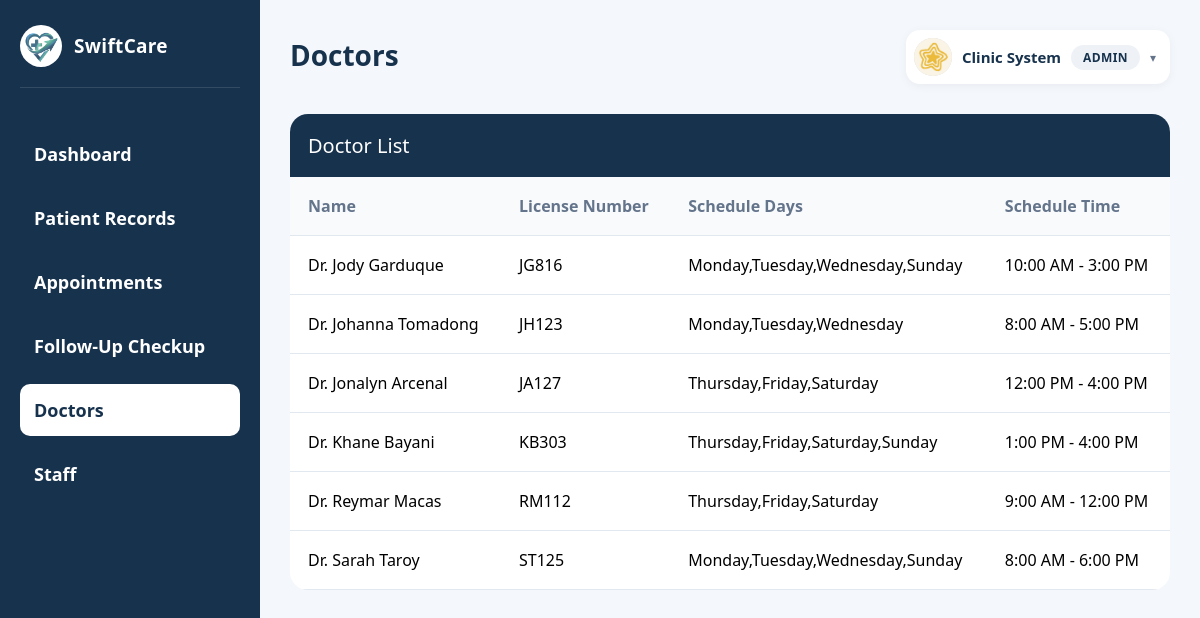
Before: /view/admin/admin_doctors.php (signed in) with the older database file.
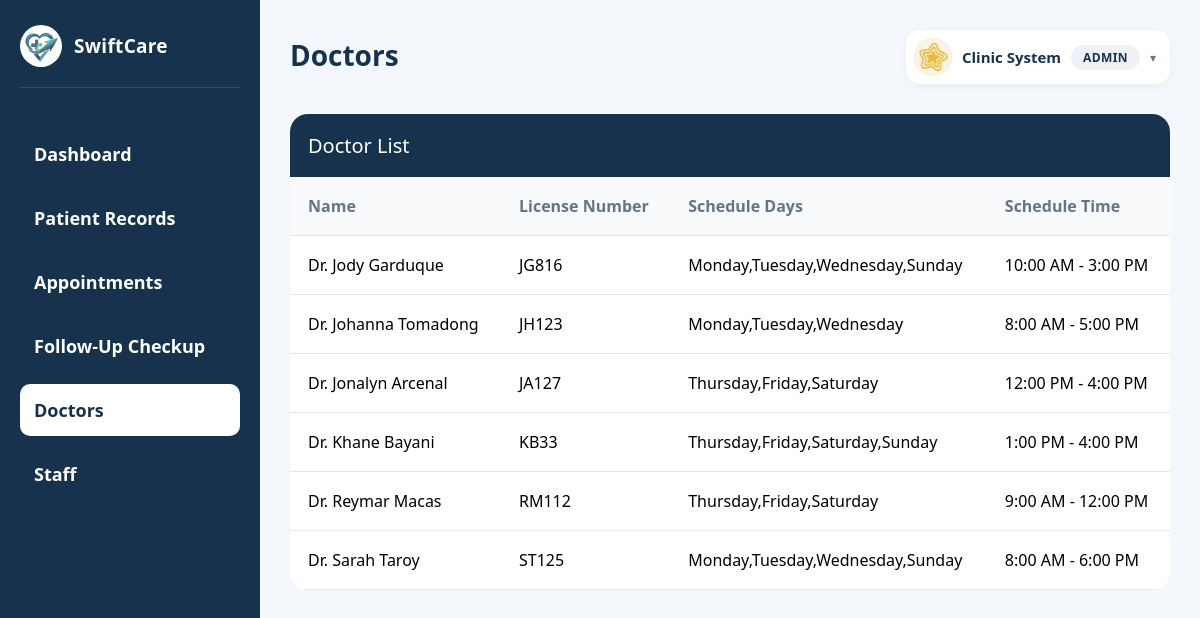
After: the same page with the newer database file.
### tables this page shows
CREATE TABLE `users` (
  `id` int(11) NOT NULL,
  `role` enum('admin','doctor','patient') NOT NULL,
  `first_name` varchar(100) NOT NULL,
  `last_name` varchar(100) NOT NULL,
  `email` varchar(100) NOT NULL,
  `username` varchar(100) DEFAULT NULL,
  `license_number` varchar(50) DEFAULT NULL,
  `schedule_days` varchar(200) DEFAULT NULL,
  `schedule_time_start` varchar(20) DEFAULT NULL,
  `schedule_time_end` varchar(20) DEFAULT NULL,
  `profile_photo` varchar(255) DEFAULT NULL,
  `password` varchar(255) NOT NULL,
  `created_at` timestamp NOT NULL DEFAULT current_timestamp()
);

### model/User.php (called while the page is built, shortened)
<?php
class User {
    private $conn;
    function __construct($db){
        $this->conn = $db;
    }
    function getUserById($id){
        $query = "SELECT * FROM users WHERE id = :id";
        $stmt = $this->conn->prepare($query);
        $stmt->bindParam(":id", $id);
        $stmt->execute();
        return $stmt->fetch(PDO::FETCH_ASSOC);
    }
    function getAllDoctors(){
        $query = "SELECT * FROM users WHERE role = 'doctor' ORDER BY first_name ASC";
        $stmt = $this->conn->prepare($query);
        $stmt->execute();
        return $stmt;
    }
}

### view/admin/admin_doctors.php (the view, shortened to what this page needs)
<?php
require_once 'C:\xampp\htdocs\clinic1\model\User.php';
$database = new Database();
$conn = $database->connect();
$user = new User($conn);
$user_info = $user->getUserById($_SESSION['user_id']);
$doctors_result = $user->getAllDoctors();
?>
<!DOCTYPE html>
<html lang="en">
<head>
    <link rel="stylesheet" href="../css/admin_dashboard.css">
    <link rel="stylesheet" href="../css/admin_patients.css">
</head>
<body>
<div class="dashboard-container">
    <aside class="sidebar">
        <div class="sidebar-top">
            <img src="http://localhost/clinic1/logo.jpg" class="sidebar-logo">
            <div class="sidebar-clinic-name">
                <h2>SwiftCare</h2>
            </div>
        </div>
        <nav class="sidebar-menu">
            <a href="http://localhost/clinic1/view/admin/admin_dashboard.php" class="menu-item">Dashboard</a>
            <a href="http://localhost/clinic1/view/admin/admin_patientRecord.php" class="menu-item">Patient Records</a>
            <a href="http://localhost/clinic1/view/admin/admin_appointments.php" class="menu-item">Appointments</a>
            <a href="http://localhost/clinic1/view/admin/admin_followup.php" class="menu-item">Follow-Up Checkup</a>
            <a href="http://localhost/clinic1/view/admin/admin_doctors.php" class="menu-item active">Doctors</a>
            <a href="http://localhost/clinic1/view/admin/admin_staff.php" class="menu-item">Staff</a>
        </nav>
    </aside>
    <main class="main-content">
        <header class="topbar">
            <div class="topbar-left">
                <div class="clinic-text">
                    <h1>Doctors</h1>
                </div>
            </div>
            <div class="user-menu">
                <button type="button" class="user-menu-toggle" onclick="toggleUserMenu(this)">
                    <?php if(!empty($user_info['profile_photo'])): ?>
                    <img src="../../uploads/<?php echo $user_info['profile_photo']; ?>" class="user-avatar" style="object-fit: cover;">
                    <?php else: ?>
                    <div class="user-avatar"></div>
                    <?php endif; ?>
                    <span class="user-name"><?php echo $_SESSION['name']; ?></span>
                    <span class="user-role-badge">Admin</span>
                    <span class="dropdown-arrow">&#9662;</span>
                </button>
            </div>
        </header>
        <section class="table-section">
            <div class="section-header">
                Doctor List
            </div>
            <table class="appointment-table">
                <thead>
                    <tr>
                        <th>Name</th>
                        <th>License Number</th>
                        <th>Schedule Days</th>
                        <th>Schedule Time</th>
                    </tr>
                </thead>
                <tbody>
                    <?php if ($doctors_result->rowCount() > 0): ?>
                        <?php while ($row = $doctors_result->fetch(PDO::FETCH_ASSOC)): ?>
                        <tr>
                            <td>Dr. <?php echo $row['first_name'].' '.$row['last_name']; ?></td>
                            <td><?php echo $row['license_number']; ?></td>
                            <td><?php echo $row['schedule_days']; ?></td>
                            <td><?php echo $row['schedule_time_start'].' - '.$row['schedule_time_end']; ?></td>
                        </tr>
                        <?php endwhile; ?>
                    <?php else: ?>
                        <tr>
                            <td colspan="4" style="text-align: center; color: #64748b;">No doctors found</td>
                        </tr>
                    <?php endif; ?>
                </tbody>
            </table>
        </section>
    </main>
</div>
</body>
</html>

Changed rows visible on the page:
changed users "Khane": license_number "KB303" → "KB33"
